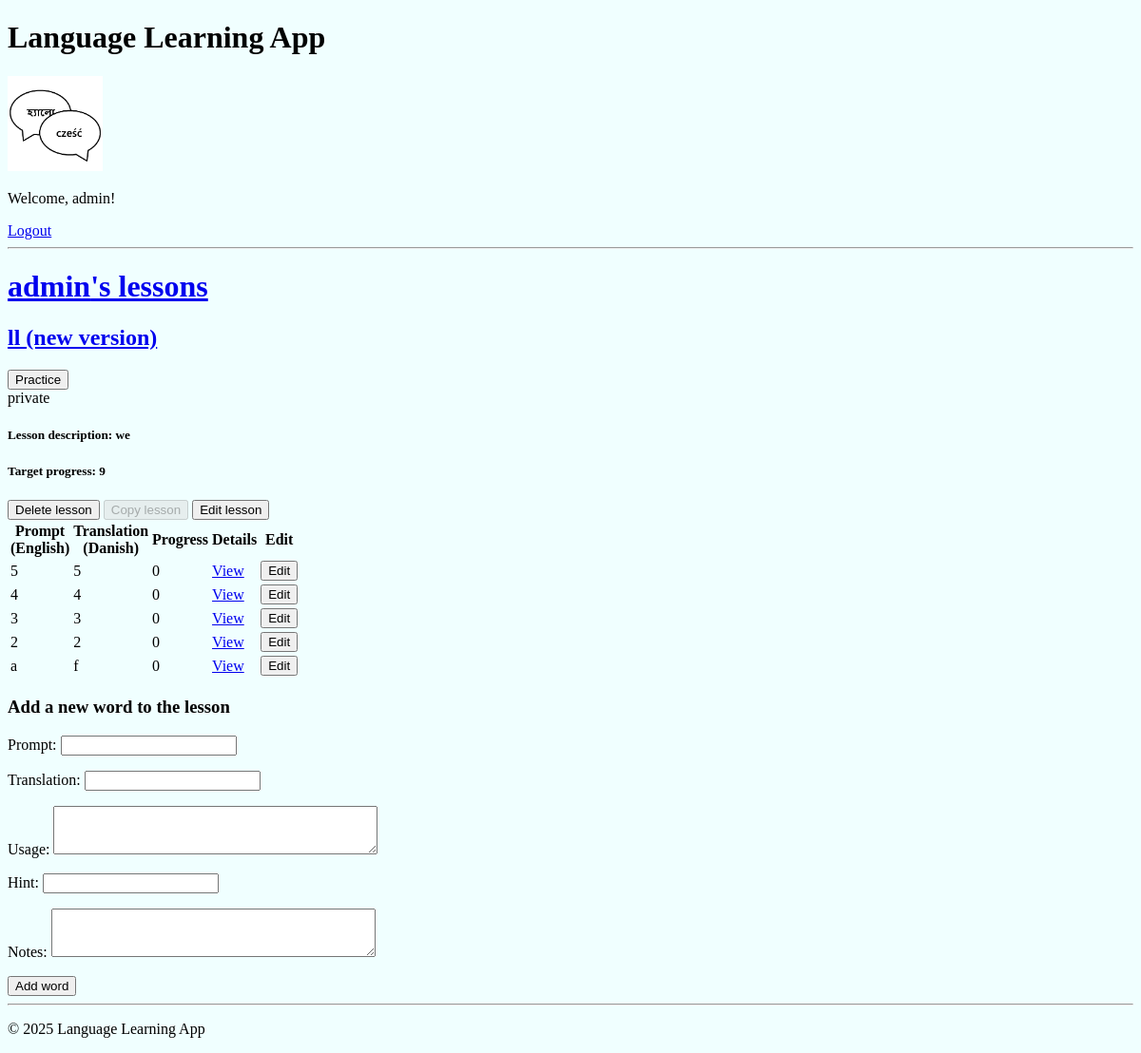
The app's page /my-lesson-details/90/ (signed in), older data.
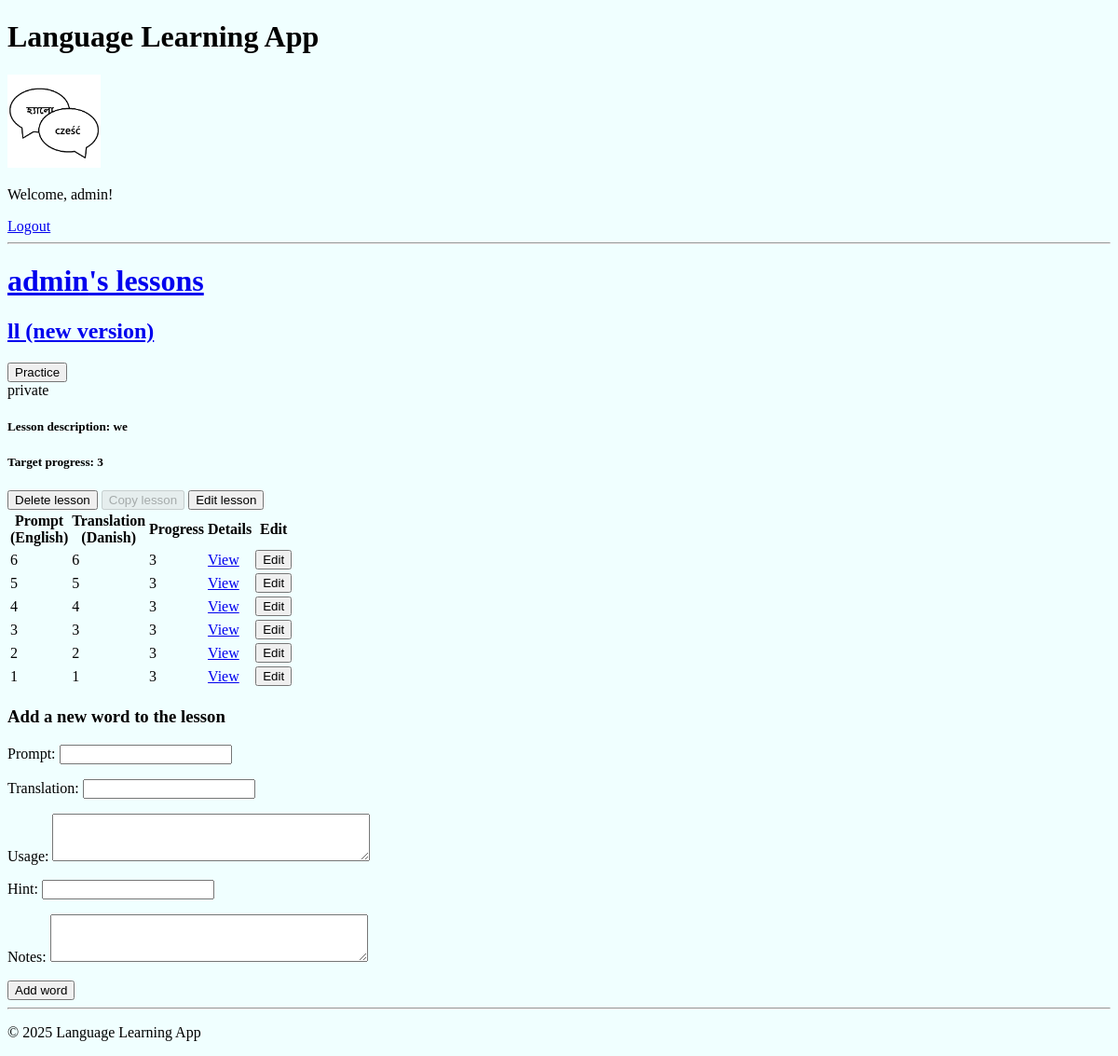
The same page, newer data.
### base/models.py (models this page shows, shortened)
class UserLesson(models.Model):
    user = models.ForeignKey(User, on_delete=models.CASCADE)
    lesson = models.ForeignKey(Lesson, on_delete=models.CASCADE)
    target_progress = models.PositiveIntegerField(
        default=3, validators=[MinValueValidator(1)]
    )
    practice_window = models.PositiveIntegerField(
        default=10, validators=[MinValueValidator(1)]
    )
    class Meta:
        unique_together = ("user", "lesson")

class Lesson(models.Model):
    title = models.CharField(max_length=255)
    description = models.TextField(
        blank=True, help_text="Brief description of the lesson."
    )
    prompt_language = models.ForeignKey(
        Language, on_delete=models.CASCADE, related_name="prompt_lessons"
    )
    translation_language = models.ForeignKey(
        Language, on_delete=models.CASCADE, related_name="translation_lessons"
    )
    author = models.ForeignKey(
        User,
        on_delete=models.CASCADE,
        related_name="authored_lessons",
    )
    changes_log = models.TextField(
        blank=True, help_text="Log of changes made to this lesson."
    )
    access_type = models.ForeignKey(AccessType, on_delete=models.PROTECT, default=1)
    original_lesson = models.ForeignKey(
        "self", null=True, blank=True, on_delete=models.SET_NULL
    )
    updated = models.DateTimeField(auto_now=True)
    created = models.DateTimeField(auto_now_add=True)

class AccessType(models.Model):
    ACCESS_CHOICES = [
        ("private", "Private"),
        ("readonly", "Read-Only"),
        ("write", "Writable"),
    ]
    name = models.CharField(max_length=20, choices=ACCESS_CHOICES, unique=True)

class Language(models.Model):
    name = models.CharField(max_length=50, unique=True)
    def __str__(self):
        return self.name

class UserWord(models.Model):
    user_lesson = models.ForeignKey(
        UserLesson,
        on_delete=models.CASCADE,
        related_name="user_words",
    )
    word = models.ForeignKey(Word, on_delete=models.CASCADE)
    current_progress = models.PositiveIntegerField(default=0)
    notes = models.TextField(blank=True)
    class Meta:
        unique_together = ("user_lesson", "word")

class Word(models.Model):
    lesson = models.ForeignKey(Lesson, on_delete=models.CASCADE, related_name="words")
    prompt = models.CharField(max_length=255)
    translation = models.CharField(max_length=255)
    usage = models.TextField(blank=True)
    hint = models.CharField(max_length=255, blank=True)
    updated = models.DateTimeField(auto_now=True)
    created = models.DateTimeField(auto_now_add=True)

### base/views.py (the view)
@login_required(login_url="login")
def myLessonDetails(request, my_lesson_id):
    myLesson = UserLesson.objects.filter(id=my_lesson_id).first()
    if not myLesson:
        return HttpResponse("You do not have this lesson.")
    if request.user.id != myLesson.user.id and request.user.is_superuser == False:
        return HttpResponse("You are not allowed here!")
    lesson_words = myLesson.lesson.words.all()
    existing_userword_word_ids = set(
        UserWord.objects.filter(user_lesson=myLesson).values_list("word_id", flat=True)
    )
    missing_words = [w for w in lesson_words if w.id not in existing_userword_word_ids]
    for word in missing_words:
        UserWord.objects.create(
            user_lesson=myLesson, word=word, current_progress=0, notes=""
        )
    myWords = UserWord.objects.filter(user_lesson=myLesson).order_by("-id")
    is_author = myLesson.lesson.author == request.user
    is_private = myLesson.lesson.access_type.name == "private"
    if request.user == myLesson.lesson.author or myLesson.lesson.access_type.name in [
        "write"
    ]:
        can_edit = True
    else:
        can_edit = False
    userWordForm = UserWordForm()
    if can_edit:
        if request.method == "POST":
            userWordForm = UserWordForm(request.POST)
            if userWordForm.is_valid():
                word_data = userWordForm.cleaned_data.get("word")
                prompt = (
                    word_data.prompt
                    if word_data
                    else userWordForm.cleaned_data.get("prompt")
                )
                translation = (
                    word_data.translation
                    if word_data
                    else userWordForm.cleaned_data.get("translation")
                )
                usage = (
                    word_data.usage
                    if word_data
                    else userWordForm.cleaned_data.get("usage")
                )
                hint = (
                    word_data.hint
                    if word_data
                    else userWordForm.cleaned_data.get("hint")
                )
                if Word.objects.filter(prompt=prompt, lesson=myLesson.lesson).exists():
                    messages.error(request, "This word already exists in the lesson.")
                    return redirect("my-lesson-details", my_lesson_id=myLesson.id)
                new_word = Word(
                    prompt=prompt,
                    translation=translation,
                    usage=usage,
                    hint=hint,
                    lesson=myLesson.lesson,
                )
                new_word.save()
                UserWord.objects.create(
                    user_lesson=myLesson,
                    word=new_word,
                    current_progress=0,
                    notes=userWordForm.cleaned_data.get("notes", ""),
                )
                myLesson.lesson.updated = (
                    new_word.updated
                )  # Update lesson's updated time
                myLesson.lesson.changes_log = (
                    (
                        myLesson.lesson.changes_log + "\n"
                        if myLesson.lesson.changes_log
                        else ""
                    )
                    + f"{timezone.now()} Word '{new_word.prompt}' added by {request.user.username}"
                )
                myLesson.lesson.save()  # Save the lesson to update the timestamp
                messages.success(request, "Word created successfully!")
                return redirect("my-lesson-details", my_lesson_id=myLesson.id)
    context = {
        "my_lesson": myLesson,
        "my_words": myWords,
        "word_form": userWordForm,
        "can_edit": can_edit,
        "is_private": is_private,
        "is_author": is_author,
    }
    return render(request, "base/my_lesson_details.html", context)

### base/templates/base/my_lesson_details.html (shortened to what this page needs)
{% extends "main.html" %}
{% block content %}
<h1><a href="{% url 'my-lessons' my_lesson.user.id %}">{{my_lesson.user.username}}'s lessons</a></h1>
<h2><a href="{% url 'my-lesson-details' my_lesson.id %}">{{ my_lesson.lesson.title }}</a></h2>
<a href="{% url 'start-practice' my_lesson.id %}"><button>Practice</button></a>
<br>
{{ my_lesson.lesson.access_type.name}}
<h5>Lesson description: {{ my_lesson.lesson.description }}</h5>
<h5>Target progress: {{ my_lesson.target_progress }}</h5>
<form action="{% url 'delete-my-lesson' my_lesson.id %}" method="get" style="display:inline;">
    <button type="submit">Delete lesson</button>
</form>
<form action="{% url 'copy-lesson' my_lesson.id %}" method="get" style="display:inline;">
    <button type="submit" {% if is_private %}disabled{% endif %}>Copy lesson</button>
</form>
<form action="{% url 'edit-lesson' my_lesson.id %}" method="get" style="display:inline;">
    <button type="submit"  {% if not is_author %}disabled{% endif %}>Edit lesson</button>
</form>
<div class="my-lesson-container">
    <table>
        <thead>
            <tr>
                <th>Prompt <br>({{my_lesson.lesson.prompt_language}})</th>
                <th>Translation <br> ({{my_lesson.lesson.translation_language}})</th>
                <th>Progress</th>
                <th>Details</th>
                <th>Edit</th>
            </tr>
        </thead>
        <tbody>
            {% for my_word in my_words %}
            <tr>
                <td>{{ my_word.word.prompt }}</td>
                <td>{{ my_word.word.translation }}</td>
                <td>{{ my_word.current_progress }}</td>
                <td>
                    <a href="{% url 'my-word-details' my_word.id %}">View</a>
                </td>
                <td>
                    <form action="{% url 'edit-word' my_word.id %}" method="get">
                        <button type="submit" {% if not can_edit %}disabled{% endif %}>Edit</button>
                    </form>
                </td>
            </tr>
            {% endfor %}
        </tbody>
    </table>
    {% if can_edit %}
    <div>
    <h3>Add a new word to the lesson</h3>
    <form method="POST" action="">
        {{ word_form.as_p }}
        <input type="submit" value="Add word" />
    </form>
    </div>
    {% endif %}
</div>
{% endblock content %}

### templates/main.html (shortened to what this page needs)
<!DOCTYPE html>
{% load static %}
<html>
<head>
    <link rel="stylesheet" type="text/css" media="screen" href="{% static 'styles/main.css' %}">
</head>
<body>
    <header>
        <h1>Language Learning App</h1>
    {% include 'navbar.html' %}
    </header>
    {% block content %}
    {% endblock %}
    <footer>
        <hr>
        <p>&copy; 2025 Language Learning App</p>
    </footer>
</html>

### templates/navbar.html
{% load static %}
<a href="/">
    <img src="{% static 'images/logo.png' %}" alt="Home" style="height: 100px;">
</a>
<br>
{% if user.is_authenticated %}
    <p>Welcome, {{ user.username }}!</p>
    <a href="{% url 'logout' %}">Logout</a>
{% else %}
    <a href="{% url 'login' %}">Login</a>
{% endif %}
<hr>

### static/styles/main.css (style rules this page uses)
body { background-color: azure; }

Row changes from the older to the newer data that the page shows:
changed UserLesson "admin": target_progress "9" → "3"
added UserWord: word.prompt "6", word.translation "6", current_progress "3"
changed UserWord (number 2 of 6 on the later page): current_progress "0" → "3"
changed UserWord (number 3 of 6 on the later page): current_progress "0" → "3"
changed UserWord (number 4 of 6 on the later page): current_progress "0" → "3"
changed UserWord (number 5 of 6 on the later page): current_progress "0" → "3"
changed UserWord (number 6 of 6 on the later page): word.prompt "a" → "1"; word.translation "f" → "1"; current_progress "0" → "3"
